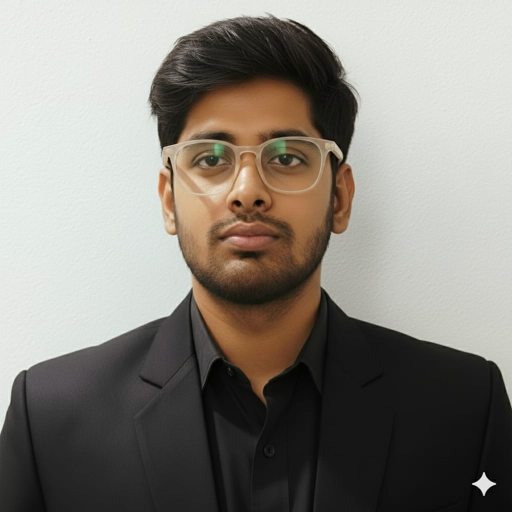
#> input picture source-photo.jpg, 1024 x 1024 px, found by its file name (shown at 1/2 size)
$ python make_ascii_svg.py
#> lines starting #> are read from the running program, lines starting #| are printed output that depends on the picture
import sys
import os
from PIL import Image, ImageEnhance

# Character ramp from sparse (bright background) to dense (dark details)
RAMP = " .`:-=+*cs#%@"

def generate_ascii_svg(image_path="source-photo.jpg", output_path="avi-ascii.svg", cols=70):
#> called with image_path = 'source-photo.jpg', output_path = 'avi-ascii.svg', cols = 70
    if not os.path.exists(image_path):
        print(f"Error: Could not find '{image_path}'. Place your image in the project root first.")
        return

    # 1. Open and convert to grayscale
    img = Image.open(image_path).convert("L")
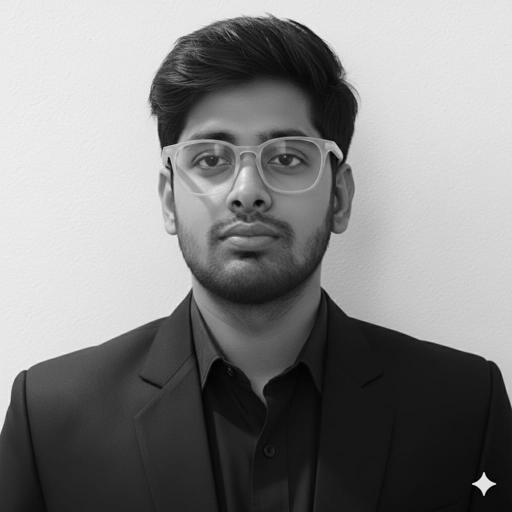
#> img: PIL image 1024x1024 L (shown at 1/2 size); min 0, max 247, mean 131.9

    # 2. Boost contrast so features stand out
    enhancer = ImageEnhance.Contrast(img)
    img = enhancer.enhance(1.8)
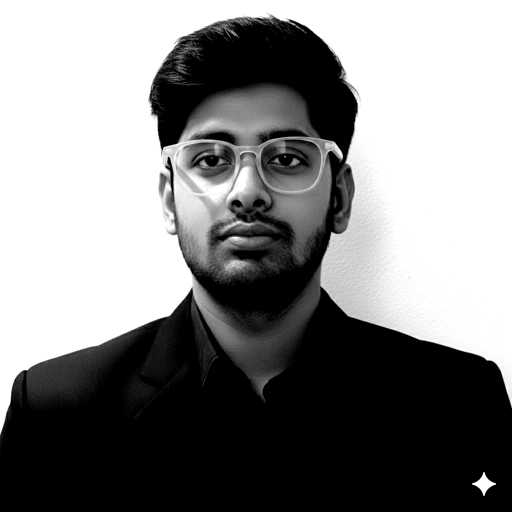
#> img: PIL image 1024x1024 L (shown at 1/2 size); min 0, max 255, mean 132

    # 3. Resize to terminal grid dimensions (0.55 compensates for monospace font height)
    w, h = img.size
#> w = 1024; h = 1024
    aspect_ratio = h / w
#> aspect_ratio = 1
    rows = int(cols * aspect_ratio * 0.55)
#> rows = 38
    img = img.resize((cols, rows), Image.Resampling.LANCZOS)
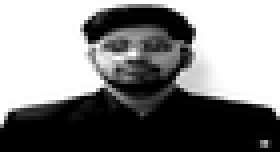
#> img: PIL image 70x38 L (shown 4 times larger); min 0, max 255, mean 132

    # 4. Map pixel brightness values to ASCII glyphs
    ascii_lines = []
    for y in range(rows):
        line = ""
        for x in range(cols):
            val = img.getpixel((x, y))
            idx = int(val / 256 * len(RAMP))
            line += RAMP[idx]
        ascii_lines.append(line)
#> after the loop, ascii_lines = 38 items

    # 5. Build self-typing SVG layout
    char_w, line_h = 7.2, 13
    svg_w = int(cols * char_w + 30)
    svg_h = int(rows * line_h + 30)
#> svg_h = 524

    svg = [
        f'<svg xmlns="http://www.w3.org/2000/svg" viewBox="0 0 {svg_w} {svg_h}" width="{svg_w}" height="{svg_h}">'
    ]
    svg.append('<style>')
    svg.append('  .term-text { font-family: "Courier New", monospace; font-size: 11px; fill: #58a6ff; white-space: pre; }')
    svg.append('  .row { opacity: 0; animation: typeRow 0.05s forwards; }')
    svg.append('  @keyframes typeRow { to { opacity: 1; } }')
    svg.append('</style>')
    svg.append(f'<rect width="100%" height="100%" fill="#0d1117" rx="6" stroke="#30363d"/>')

    for i, line in enumerate(ascii_lines):
        delay = round(i * 0.035, 3)
        escaped_line = line.replace("&", "&amp;").replace("<", "&lt;").replace(">", "&gt;")
        svg.append(f'<text x="15" y="{25 + i * line_h}" class="term-text row" style="animation-delay: {delay}s;">{escaped_line}</text>')
#> this loop made 38 passes
#> delay on passes 1 to 12: 0, 0.035, 0.07, 0.105, 0.14, 0.175, 0.21, 0.245, 0.28, 0.315, 0.35, 0.385
#> after the loop, svg = 45 items

    svg.append('</svg>')

    with open(output_path, "w", encoding="utf-8") as f:
        f.write("\n".join(svg))
    print(f"Generated {output_path} successfully.")

if __name__ == "__main__":
    img_file = sys.argv[1] if len(sys.argv) > 1 else "source-photo.jpg"
    generate_ascii_svg(img_file)
